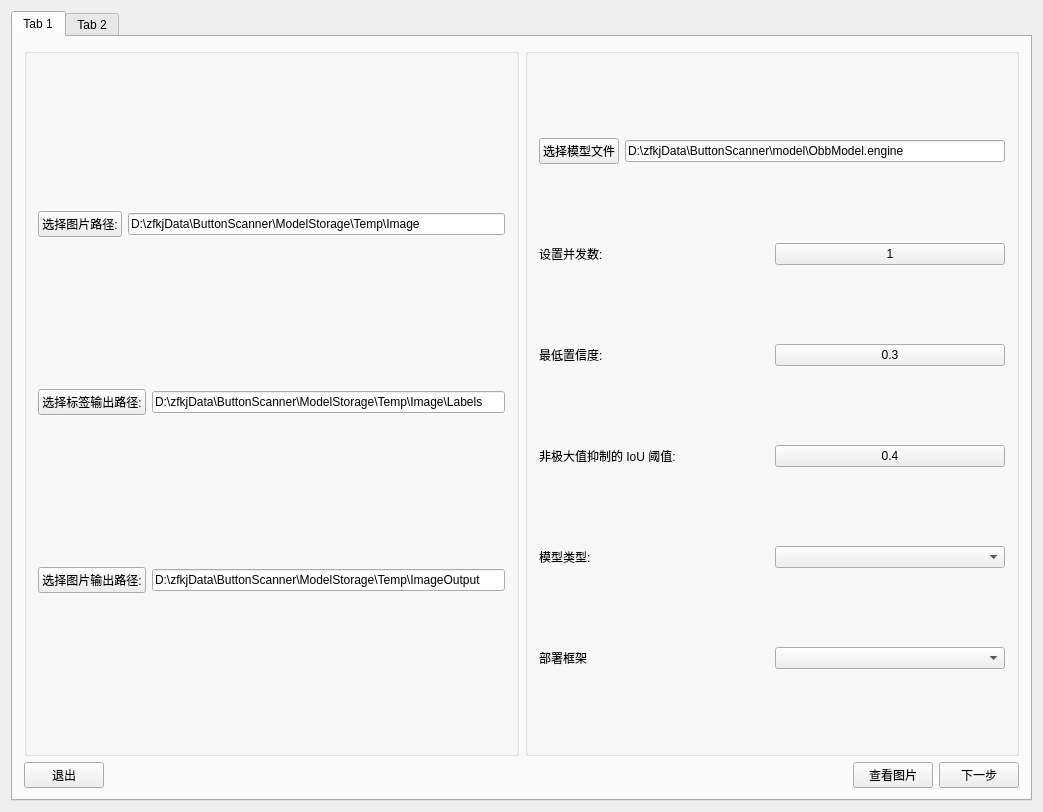
<?xml version="1.0" encoding="UTF-8"?>
<ui version="4.0">
 <class>AutomaticAnnotationClass</class>
 <widget class="QMainWindow" name="AutomaticAnnotationClass">
  <property name="geometry">
   <rect>
    <x>0</x>
    <y>0</y>
    <width>1043</width>
    <height>812</height>
   </rect>
  </property>
  <property name="windowTitle">
   <string>AutomaticAnnotation</string>
  </property>
  <widget class="QWidget" name="centralWidget">
   <layout class="QGridLayout" name="gridLayout">
    <item row="0" column="0">
     <widget class="QTabWidget" name="tabWidget">
      <property name="currentIndex">
       <number>0</number>
      </property>
      <widget class="QWidget" name="tab">
       <attribute name="title">
        <string>Tab 1</string>
       </attribute>
       <layout class="QVBoxLayout" name="verticalLayout_3" stretch="5,2">
        <item>
         <layout class="QHBoxLayout" name="horizontalLayout_11">
          <item>
           <widget class="QGroupBox" name="groupBox_2">
            <property name="title">
             <string/>
            </property>
            <layout class="QVBoxLayout" name="verticalLayout_2">
             <item>
              <layout class="QHBoxLayout" name="horizontalLayout">
               <item>
                <widget class="QPushButton" name="pbtn_setImageInput">
                 <property name="text">
                  <string>选择图片路径:</string>
                 </property>
                </widget>
               </item>
               <item>
                <widget class="QLineEdit" name="lineEdit_ImageInput">
                 <property name="text">
                  <string>D:\zfkjData\ButtonScanner\ModelStorage\Temp\Image</string>
                 </property>
                </widget>
               </item>
              </layout>
             </item>
             <item>
              <layout class="QHBoxLayout" name="horizontalLayout_4">
               <item>
                <widget class="QPushButton" name="pbtn_setLabelOutput">
                 <property name="text">
                  <string>选择标签输出路径:</string>
                 </property>
                </widget>
               </item>
               <item>
                <widget class="QLineEdit" name="lineEdit_labelOutput">
                 <property name="text">
                  <string>D:\zfkjData\ButtonScanner\ModelStorage\Temp\Image\Labels</string>
                 </property>
                </widget>
               </item>
              </layout>
             </item>
             <item>
              <layout class="QHBoxLayout" name="horizontalLayout_5">
               <item>
                <widget class="QPushButton" name="pbtn_setImageOutput">
                 <property name="text">
                  <string>选择图片输出路径:</string>
                 </property>
                </widget>
               </item>
               <item>
                <widget class="QLineEdit" name="lineEdit_ImageOutput">
                 <property name="text">
                  <string>D:\zfkjData\ButtonScanner\ModelStorage\Temp\ImageOutput</string>
                 </property>
                </widget>
               </item>
              </layout>
             </item>
            </layout>
           </widget>
          </item>
          <item>
           <widget class="QGroupBox" name="groupBox">
            <property name="title">
             <string/>
            </property>
            <layout class="QVBoxLayout" name="verticalLayout">
             <item>
              <layout class="QHBoxLayout" name="horizontalLayout_2">
               <item>
                <widget class="QPushButton" name="pbtn_setModelPath">
                 <property name="text">
                  <string>选择模型文件</string>
                 </property>
                </widget>
               </item>
               <item>
                <widget class="QLineEdit" name="lineEdit_modelPath">
                 <property name="text">
                  <string>D:\zfkjData\ButtonScanner\model\ObbModel.engine</string>
                 </property>
                </widget>
               </item>
              </layout>
             </item>
             <item>
              <layout class="QHBoxLayout" name="horizontalLayout_7">
               <item>
                <widget class="QLabel" name="label">
                 <property name="text">
                  <string>设置并发数:</string>
                 </property>
                </widget>
               </item>
               <item>
                <widget class="QPushButton" name="pbtn_setWorkers">
                 <property name="text">
                  <string>1</string>
                 </property>
                </widget>
               </item>
              </layout>
             </item>
             <item>
              <layout class="QHBoxLayout" name="horizontalLayout_8">
               <item>
                <widget class="QLabel" name="label_2">
                 <property name="text">
                  <string>最低置信度:</string>
                 </property>
                </widget>
               </item>
               <item>
                <widget class="QPushButton" name="pbtn_setConfThreshold">
                 <property name="text">
                  <string>0.3</string>
                 </property>
                </widget>
               </item>
              </layout>
             </item>
             <item>
              <layout class="QHBoxLayout" name="horizontalLayout_9">
               <item>
                <widget class="QLabel" name="label_4">
                 <property name="text">
                  <string>非极大值抑制的 IoU 阈值:</string>
                 </property>
                </widget>
               </item>
               <item>
                <widget class="QPushButton" name="pbtn_nmsThreshold">
                 <property name="text">
                  <string>0.4</string>
                 </property>
                </widget>
               </item>
              </layout>
             </item>
             <item>
              <layout class="QHBoxLayout" name="horizontalLayout_3">
               <item>
                <widget class="QLabel" name="label_3">
                 <property name="text">
                  <string>模型类型:</string>
                 </property>
                </widget>
               </item>
               <item>
                <widget class="QComboBox" name="cBox_checkModelType"/>
               </item>
              </layout>
             </item>
             <item>
              <layout class="QHBoxLayout" name="horizontalLayout_10">
               <item>
                <widget class="QLabel" name="label_5">
                 <property name="text">
                  <string>部署框架</string>
                 </property>
                </widget>
               </item>
               <item>
                <widget class="QComboBox" name="cBox_checkDeployType"/>
               </item>
              </layout>
             </item>
            </layout>
           </widget>
          </item>
         </layout>
        </item>
        <item>
         <layout class="QHBoxLayout" name="horizontalLayout_6">
          <item>
           <widget class="QPushButton" name="pbtn_exit">
            <property name="text">
             <string>退出</string>
            </property>
           </widget>
          </item>
          <item>
           <spacer name="horizontalSpacer">
            <property name="orientation">
             <enum>Qt::Orientation::Horizontal</enum>
            </property>
            <property name="sizeHint" stdset="0">
             <size>
              <width>648</width>
              <height>20</height>
             </size>
            </property>
           </spacer>
          </item>
          <item>
           <widget class="QPushButton" name="pbtn_LookImage">
            <property name="text">
             <string>查看图片</string>
            </property>
           </widget>
          </item>
          <item>
           <widget class="QPushButton" name="pbtn_next">
            <property name="text">
             <string>下一步</string>
            </property>
           </widget>
          </item>
         </layout>
        </item>
       </layout>
      </widget>
      <widget class="QWidget" name="tab_2">
       <attribute name="title">
        <string>Tab 2</string>
       </attribute>
       <layout class="QVBoxLayout" name="verticalLayout_4" stretch="5,1,1">
        <item>
         <widget class="QGroupBox" name="groupBox_3">
          <property name="title">
           <string/>
          </property>
          <layout class="QGridLayout" name="gridLayout_2">
           <item row="0" column="0">
            <widget class="QLabel" name="label_imgDisplay">
             <property name="text">
              <string>TextLabel</string>
             </property>
            </widget>
           </item>
          </layout>
         </widget>
        </item>
        <item>
         <layout class="QHBoxLayout" name="horizontalLayout_12">
          <item>
           <widget class="QPushButton" name="pbtn_tab2_exit">
            <property name="text">
             <string>退出</string>
            </property>
           </widget>
          </item>
          <item>
           <widget class="QPushButton" name="pbtn_preStep">
            <property name="text">
             <string>上一步</string>
            </property>
           </widget>
          </item>
          <item>
           <spacer name="horizontalSpacer_2">
            <property name="orientation">
             <enum>Qt::Orientation::Horizontal</enum>
            </property>
            <property name="sizeHint" stdset="0">
             <size>
              <width>678</width>
              <height>20</height>
             </size>
            </property>
           </spacer>
          </item>
          <item>
           <widget class="QPushButton" name="pbtn_startAnnotation">
            <property name="text">
             <string>开始标注</string>
            </property>
           </widget>
          </item>
         </layout>
        </item>
        <item>
         <widget class="QProgressBar" name="progressBar">
          <property name="value">
           <number>24</number>
          </property>
         </widget>
        </item>
       </layout>
      </widget>
     </widget>
    </item>
   </layout>
  </widget>
 </widget>
 <layoutdefault spacing="6" margin="11"/>
 <resources/>
 <connections/>
</ui>
